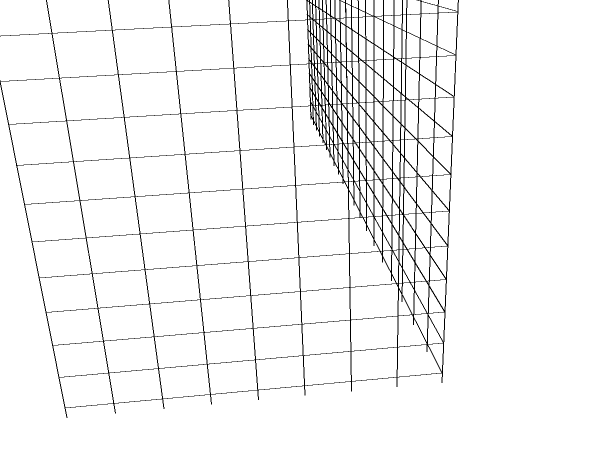
#> input picture 01_input.png, 1200 x 900 px (shown at 1/2 size)
$ python -i upright_port.py   (imports and definitions only)   (older library calls are emulated)
#> lines starting #> are read from the running program, lines starting #| are printed output that depends on the picture; after the words box and inside, x2 and y2 are one past the last pixel; in counts of white or black regions, pixels touching at a corner belong together
"""
upright_port -- a clean-room, licence-clean reference implementation of the
geometry behind Lightroom-style "Upright" perspective correction.

The model is the one recovered by measurement, not the textbook one::

    H = s * K1 * R * K0**-1          with K1 != K0

`K0` is the *source* camera (centered principal point, focal initialized from
metadata and checked against observed perpendicular families), `K1` is the
*destination* camera the solver invents so the output
looks natural, `R` is the rectifying rotation and `s` an irrelevant overall
scale.  Collapsing this to the single-camera form ``K * R * K**-1`` is the most
common porting mistake: measured against 29 real Adobe solves the two-camera
model reaches a median orthogonality residual of 5.7e-16 while the single-camera
form stalls at 3.2e-01 (see evidence/orthogonality.txt and model_exactness.txt).
Both cameras therefore stay distinct in this module.

Provenance
----------
Constants are tagged where they are defined:

``MEASURED``
    Fitted from the shipped Lightroom solver (CameraRaw 15.5) over controlled
    images with exactly known camera rotation plus a corpus of real solves.
    Reproducible, but an inference through an assumed response curve.
``PAPER``
    Published in, or a direct consequence of, Lee/Shechtman/Wang/Lee,
    "Automatic Upright Adjustment of Photographs", CVPR 2012,
    DOI 10.1109/CVPR.2012.6247761.
``PROVEN``
    Read out of the shipped binary as an immediate/constant (address given in
    evidence/). Not copyrightable expression, only a number.
``CHOICE``
    Our implementation policy; not established as an Adobe constant or algorithm.

Nothing here is Adobe source code: the algebra, the optimiser and the detector
are re-derived. Recovered numbers and our implementation choices are distinguished.

Public API
----------
``solve(segments, w, h, focal_px, mode)`` -> 3x3 homography in *normalized*
coordinates (x in [0, 1] across the width, y in [0, 1] down the height).
``segments`` is an (N, 4) array of ``x1, y1, x2, y2`` pixel segments.  Pass
``segments=None`` together with ``image=`` to run the bundled detector; the
detector is deliberately separable so a caller can substitute its own.

Modes: ``off``, ``level``, ``vertical``, ``full``, ``auto``, ``guided``.
``guided`` takes exactly four segments as *hard constraints* and drives them
onto the axes to numerical zero; it needs no energy model and is the mode to
trust most.

Only numpy and OpenCV are used.
"""

from __future__ import annotations

import math

import cv2
import numpy as np

__all__ = [
    "solve",
    "solve_ex",
    "detect_segments",
    "focal_px_from_35mm",
    "focal_35mm_from_px",
    "metadata_focal_px",
    "MODES",
]

# ---------------------------------------------------------------------------
# Constants.  Every number is tagged; see the module docstring for the legend.
# ---------------------------------------------------------------------------

# Full-frame sensor: 36 x 24 mm, used as its *diagonal*.  PROVEN (binary
# constants 36.0 and 24.0, evidence/focal_prior.txt section 4).  The diagonal is
# 43.266615305567875 mm, so a 35 mm-equivalent focal maps to
# f_px = f35 * hypot(w, h) / 43.266615... -- NOT f35 / 36 * max(w, h), which is
# the usual (wrong) short-edge conversion.
SENSOR_DIAGONAL_MM = 43.266615305567875  # PROVEN

# Fallback focal when no metadata exists.  MEASURED/proven: 35.0 is the
# shipped default in four independent places including the estimation-failure
# path (evidence/focal_prior.txt section 1).
DEFAULT_FOCAL_MM = 35.0  # PROVEN

# Plausible range for a *metadata* focal, applied before conversion.  The
# geometric estimate is NOT ceilinged by this (evidence/focal_prior.txt sec. 2).
FOCAL_CLAMP_MM = (10.0, 1000.0)  # PROVEN

# Auto's vertical response is a fraction of removed visible convergence, not
# Euler pitch. MEASURED pooled fit: evidence/sigma_v_precise.txt, fit C;
# Round 4 uses the requested L0=2.64 (fit C itself reports 2.474).
SIGMA_V = math.radians(13.33)  # MEASURED, keystone units, CI 9.94 .. 22.72 deg
SIGMA_V_CI_DEG = (9.94, 22.72)  # MEASURED
L0_V = 2.64  # MEASURED/requested; pooled fit, not the old branch-conditioned 3.56
# Round 13: the shipped Auto response is a function of UNDAMPED CAMERA PITCH, not of
# the detected keystone spread. 12,075 native Adobe transforms were decomposed through
# the two-camera model and the removed convergence fraction binned by recovered input
# pitch; the curve is a lognormal hump (peak ~0.80 at 6-12 deg, ~0.17 at 30 deg, ~0 at
# 40 deg). MEASURED, n = 4,966 cross-checked photos, evidence/auto_corpus.txt.
AUTO_PITCH_KNOTS_DEG = (1.0, 3.0, 5.0, 7.0, 9.0, 11.0, 13.5, 16.5, 20.0,
                        24.5, 31.0, 40.5)
AUTO_PITCH_KNOTS_FRACTION = (0.532, 0.631, 0.741, 0.815, 0.789, 0.790, 0.692,
                             0.589, 0.561, 0.468, 0.170, 0.0)
# The corpus curve is measured against full-frame geometric convergence; the four
# cached Adobe scenes sit slightly above the corpus median at their pitch, and the
# scalar 1.20 was calibrated so scene A reproduces Adobe's own 0.652. MEASURED/CAL.
AUTO_PITCH_GAIN = 1.20

# Auto's horizontal (yaw) damping.  Gated on pitch being present: on a pure-yaw
# frame Auto is a no-op, because the frame's verticals are already parallel.
LAMBDA0_H = 76.73  # MEASURED
SIGMA_YAW = math.radians(11.64)  # MEASURED/requested Round 4 value
SIGMA_PITCH_GATE = math.radians(22.10)  # MEASURED

# Roll is corrected almost unconditionally, but not quite: the shipped Auto
# applies a median 0.928 of the roll correction, and Level 0.87. MEASURED
# (evidence/lambda_curve.txt, n = 5854).
ROLL_AUTO = 0.928  # MEASURED
ROLL_LEVEL = 0.87  # MEASURED

# Paper's adaptive-weight sigmas, kept for A/B testing only.  PAPER.
SIGMA_V_PAPER = math.pi / 12.0  # PAPER (DOI 10.1109/CVPR.2012.6247761)
SIGMA_H_PAPER = math.pi / 15.0  # PAPER (DOI 10.1109/CVPR.2012.6247761)

# Detector constants: evidence/detector.txt sections 3-4; corrections from
# raw scalar-width/instruction audit in evidence/detector_corrections.txt.
COS_22_5 = 0.9238795042037964  # PROVEN: cos(22.5 deg), 8-direction quantisation
SIGNIFICANCE_LOG_SCALE = 4.0  # PROVEN factor: evidence/detector.txt section 3.1
SIGNIFICANCE_BASE = 8.0  # PROVEN: log base 8, evidence/detector.txt section 3.1
RANSAC_ITERS = 2000  # PROVEN value: evidence/vp_resolution.txt; port approximation uses iterations
MIN_INLIERS = 3  # PROVEN: evidence/vp_resolution.txt
TAU = math.sqrt(3.0)  # PROVEN clamp: evidence/vp_resolution.txt; port uses an approximate gate
MAX_VP_CANDIDATES = 9  # PROVEN: evidence/detector.txt section 4.1
MERGE_RADIUS_PX = 6  # PROVEN: 0x22d2b60(obj, 6, 10.0f)
MERGE_PERP_PX = float(MERGE_RADIUS_PX)  # PROVEN: detector_corrections.txt, NOT 12
MERGE_GAP_PX = 10.0  # PROVEN: strict interval-containment slack, corrections.txt
DIRECTION_COUNT = 8  # PROVEN: detector.txt section 3.2
DIRECTIONS = np.arange(DIRECTION_COUNT) * (math.pi / DIRECTION_COUNT)  # PROVEN spec: detector.txt 3.2
NFA_P = 0.125  # PROVEN: detector+0x34, detector_corrections.txt (NOT interpolation)
NFA_TEST_EXPONENT = 4  # PROVEN: 0x22cb425..0x22cb42c, detector_corrections.txt
REFINE_GAP_PX = 10  # PROVEN: esi at 0x22d22a6, detector_corrections.txt
REFINE_DISTANCE_PX = 1.0  # PROVEN: movss at 0x22d22ae, detector_corrections.txt
REFINE_PASSES = 99  # PROVEN: detector.txt section 3.1
ANGULAR_TOLERANCES_SQ = (1 / 3600, 1 / 8100, 1 / 900)  # PROVEN: detector.txt 4.2
CAMERA_TOLERANCE_SQ = 0.16  # PROVEN value; role UNRESOLVED, detector.txt 4.2

# Working-image preprocessing choices, not recovered Adobe constants.
DETECTOR_BLUR_SIGMA = 1.2  # CHOICE: evidence/accuracy_gap.txt
DETECTOR_EDGE_PERCENTILE = 85.0  # CHOICE: evidence/accuracy_gap.txt

DEFAULT_MAX_SIDE = 1200  # CHOICE: working policy, evidence/accuracy_gap.txt

MODES = ("off", "level", "vertical", "full", "auto", "guided")

# Shared full-solve weights. PAPER term structure / CHOICE weights,
# evidence/accuracy_gap.txt; NOT Adobe weights.
_FULL_WEIGHTS = dict(w_pic=6.0, w_eye=4.0, w_f=10.0)

_EPS = 1e-12


# ---------------------------------------------------------------------------
# Focal-length conversion
# ---------------------------------------------------------------------------
# [9 lines left out: function focal_px_from_35mm, not called in this run]


def focal_35mm_from_px(focal_px: float, w: int, h: int) -> float:
    """Inverse of :func:`focal_px_from_35mm`."""
    return float(focal_px) * SENSOR_DIAGONAL_MM / math.hypot(float(w), float(h))


# [12 lines left out: function metadata_focal_px, not called in this run]


# ---------------------------------------------------------------------------
# Small geometry helpers
# ---------------------------------------------------------------------------
def _normalize(v: np.ndarray) -> np.ndarray:
    n = float(np.linalg.norm(v))
    return v / n if n > _EPS else v


# [44 lines left out: functions _normalize_rows, _intrinsics_norm, _rotation, _polar, _euler_xyz, not called in this run]


def _apply_h(H: np.ndarray, p: np.ndarray) -> np.ndarray:
    return (H @ np.asarray(p, dtype=float).T).T


# [4 lines left out: function _homogeneous_lines, not called in this run]


# ---------------------------------------------------------------------------
# Segment detector
# ---------------------------------------------------------------------------
def _significance_bins(maxdim: int) -> int:
    """Smoothed-pass significance bins; raw fallback uses NFA directly.

    Retain the requested round() formula and existing API/tests. The binary
    actually floors (ROUNDSS immediate 9); detector_corrections.txt records it.
    """
    value = np.float32(SIGNIFICANCE_LOG_SCALE) * np.log(np.float32(max(maxdim, 1)))
    value /= np.log(np.float32(SIGNIFICANCE_BASE))
    return int(round(float(value)))


def _log_nfa(n: int, k: int, maxdim: int) -> float:
    """log(M**4 * P[Binomial(n, 1/8) >= k]), without probability underflow.

    PROVEN null and test count: evidence/detector_corrections.txt. Summing the
    exact tail replaces Adobe's overflow-prone integer binomial coefficients.
    """
    if not 0 <= k <= n or maxdim < 1:
        raise ValueError("NFA requires 0 <= k <= n and maxdim >= 1")
    log_tests = NFA_TEST_EXPONENT * math.log(maxdim)
    if k == 0:
        return log_tests
    log_p, log_q = math.log(NFA_P), math.log1p(-NFA_P)
    term = (math.lgamma(n + 1) - math.lgamma(k + 1) - math.lgamma(n - k + 1)
            + k * log_p + (n - k) * log_q)
    tail = term
    for j in range(k, n):
        term += math.log(n - j) - math.log(j + 1) + log_p - log_q
        tail = float(np.logaddexp(tail, term))
    return log_tests + min(0.0, tail)


def _nms(mag: np.ndarray, ang: np.ndarray) -> np.ndarray:
    """Keep pixels that are maximal along the gradient direction (4-way)."""
    h, w = mag.shape
    # 0..3 quantised gradient direction
    q = (np.round(ang / (np.pi / 4.0)).astype(np.int32) % 4)
    keep = np.zeros_like(mag, dtype=bool)
    offsets = {
        0: ((0, 1), (0, -1)),      # horizontal gradient
        1: ((1, 1), (-1, -1)),     # diagonal
        2: ((1, 0), (-1, 0)),      # vertical gradient
        3: ((1, -1), (-1, 1)),     # anti-diagonal
    }
    for d, (fwd, bwd) in offsets.items():
        m = q == d
        if not m.any():
            continue
        f = np.zeros_like(mag)
        b = np.zeros_like(mag)
        fy, fx = fwd
        by, bx = bwd
        f[max(0, fy):h + min(0, fy), max(0, fx):w + min(0, fx)] = \
            mag[max(0, -fy):h - max(0, fy), max(0, -fx):w - max(0, fx)]
        b[max(0, by):h + min(0, by), max(0, bx):w + min(0, bx)] = \
            mag[max(0, -by):h - max(0, by), max(0, -bx):w - max(0, bx)]
        keep |= m & (mag >= f) & (mag >= b)
    return keep


def _chain_points(mask: np.ndarray) -> list[np.ndarray]:
    """Link selected edge pixels into 8-connected chains."""
    n, labels, stats, _ = cv2.connectedComponentsWithStats(
        mask.astype(np.uint8), connectivity=8
    )
    if n <= 1:
        return []
    ys, xs = np.nonzero(labels)
    lab = labels[ys, xs]
    order = np.argsort(lab, kind="stable")
    lab, xs, ys = lab[order], xs[order], ys[order]
    cuts = np.nonzero(np.diff(lab))[0] + 1
    chains = []
    for start, stop in zip(np.r_[0, cuts], np.r_[cuts, len(lab)]):
        if stop - start < 3:
            continue
        chains.append(np.column_stack([xs[start:stop],
                                       ys[start:stop]]).astype(float))
    return chains


def _fit_chain(points):
    centre = points.mean(axis=0)
    _, _, vt = np.linalg.svd(points - centre, full_matrices=False)
    direction = vt[0]
    t = np.sum((points - centre) * direction, axis=1)
    return centre, direction, t


def _split_gaps(points: np.ndarray, gap: float) -> list[np.ndarray]:
    """Return point arrays (not indices into an accidentally unsorted chain)."""
    if len(points) < 2:
        return []
    _, _, t = _fit_chain(points)
    order = np.argsort(t, kind="stable")
    cut = np.flatnonzero(np.diff(t[order]) > gap) + 1
    return [part for part in np.split(points[order], cut) if len(part) >= 2]


def _refine_chains(chains, gap_limit=REFINE_GAP_PX, distance=REFINE_DISTANCE_PX):
    """Refit and split non-straight supports, with the recovered call arguments.

    The TLS split itself is a clean-room approximation; the notes do not specify
    Adobe's support reassignment. CHOICE: evidence/accuracy_gap.txt.
    """
    for _ in range(REFINE_PASSES):
        refined = []
        changed = False
        for points in chains:
            for run in _split_gaps(points, gap_limit):
                c, d, t = _fit_chain(run)
                perpendicular = np.abs(np.sum((run - c) * [-d[1], d[0]], axis=1))
                if float(perpendicular.max()) > distance and len(run) > 2:
                    order = np.argsort(t, kind="stable")
                    halves = np.array_split(run[order], 2)
                    refined.extend(part for part in halves if len(part) >= 2)
                    changed = True
                else:
                    refined.append(run)
        chains = refined
        if not changed:
            break
    return chains


def detect_segments(gray: np.ndarray, max_side: int = DEFAULT_MAX_SIDE) -> np.ndarray:
    """Return pixel segments, retaining the ``solve(segments=...)`` seam.

    Recovered: eight directions, angular test, binomial NFA, refine/merge
    arguments. An unsmoothed fallback avoids erasing short edges. The smoothed
    pass retains its conservative bin gate; the fallback uses NFA alone. Each
    pass requires NFA < 1 (combined nominal budget <= 2). Preprocessing and TLS
    splitting are our choices; see evidence/port_review.txt.
    """
#> called with max_side = 1200
    gray = np.asarray(gray)
    if gray.ndim == 3:
        gray = cv2.cvtColor(gray, cv2.COLOR_BGR2GRAY)
    if gray.ndim != 2 or not gray.size or not np.isfinite(gray).all():
        raise ValueError("image must be a non-empty finite grayscale or BGR array")
    if max_side < 1:
        raise ValueError("max_side must be positive")
    h0, w0 = gray.shape
    scale = min(1.0, float(max_side) / max(h0, w0))
    img = gray.astype(np.float32)
#> img: shape (900, 1200) float32; values 30 (black) and 245 (white), 95.7% white; black in thin lines or dots, all inside (x1, y1, x2, y2) = (0, 0, 918, 836)
    if scale < 1.0:
        img = cv2.resize(img, (max(1, round(w0 * scale)), max(1, round(h0 * scale))),
                         interpolation=cv2.INTER_AREA)
    for sigma in (DETECTOR_BLUR_SIGMA, 0.0):
        seg = _detect_gradient_segments(img, sigma)
        if len(seg):
            return _merge_segments(seg, MERGE_RADIUS_PX, MERGE_GAP_PX) / scale
#> this loop made 1 pass
#> threshold in _detect_gradient_segments on pass 1: 71.06
#> pass 1, in _detect_gradient_segments, `g = cv2.GaussianBlur(img, (0, 0), sigma) if sigma else img`:
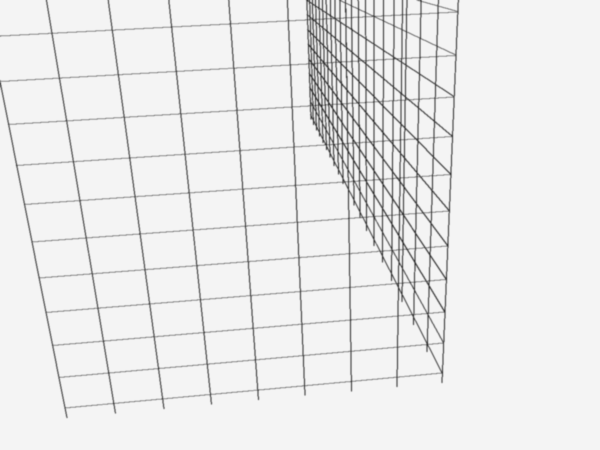
#> g: shape (900, 1200) float32 (shown at 1/2 size); min 49.11, max 245, mean 235.7
#> pass 1, in _detect_gradient_segments, `gx = cv2.Sobel(g, cv2.CV_32F, 1, 0, ksize=3)`:
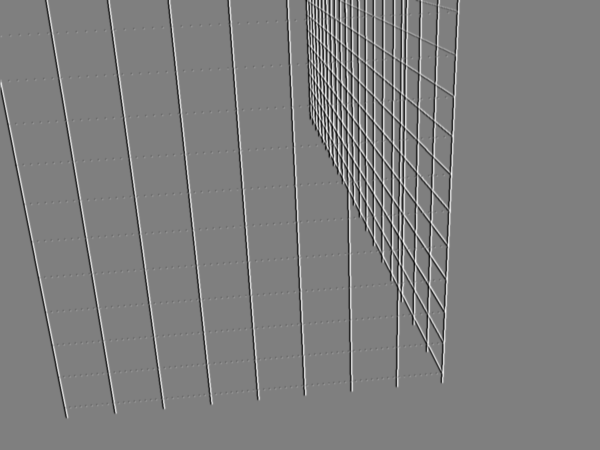
#> gx: shape (900, 1200) float32 (shown at 1/2 size); min -478.1, max 479.2, mean 0; drawn with min black and max white
#> pass 1, in _detect_gradient_segments, `gy = cv2.Sobel(g, cv2.CV_32F, 0, 1, ksize=3)`:
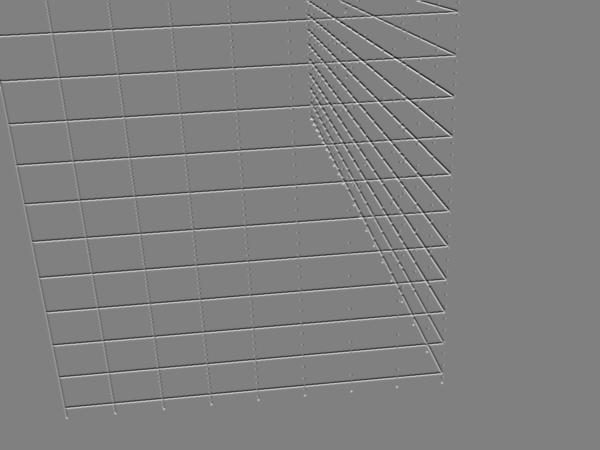
#> gy: shape (900, 1200) float32 (shown at 1/2 size); min -418.1, max 410.5, mean 0.1; drawn with min black and max white
#> pass 1, in _detect_gradient_segments, `mag = cv2.magnitude(gx, gy)`:
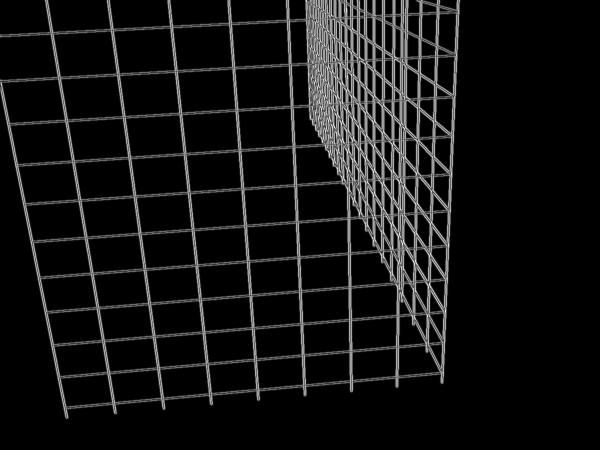
#> mag: shape (900, 1200) float32 (shown at 1/2 size); min 0, max 495.6, mean 37.1; drawn with min black and max white
    return np.zeros((0, 4))


def _detect_gradient_segments(img: np.ndarray, sigma: float) -> np.ndarray:
    h, w = img.shape
    maxdim = max(h, w)
    g = cv2.GaussianBlur(img, (0, 0), sigma) if sigma else img
    gx = cv2.Sobel(g, cv2.CV_32F, 1, 0, ksize=3)
    gy = cv2.Sobel(g, cv2.CV_32F, 0, 1, ksize=3)
    mag = cv2.magnitude(gx, gy)
    if float(mag.max()) <= _EPS:
        return np.zeros((0, 4))
    threshold = max(float(np.percentile(mag, DETECTOR_EDGE_PERCENTILE)), _EPS)
    edges = _nms(mag, np.arctan2(gy, gx)) & (mag > threshold)
    ux = gx / np.maximum(mag, _EPS)
    uy = gy / np.maximum(mag, _EPS)
    # MEASURED: quadratic localization of a gradient maximum reduces the
    # raster staircase bias; evidence/accuracy_gap.txt (not a binary claim).
    yy, xx = np.indices(img.shape, dtype=np.float32)
    before = cv2.remap(mag, xx - ux, yy - uy, cv2.INTER_LINEAR)
    after = cv2.remap(mag, xx + ux, yy + uy, cv2.INTER_LINEAR)
    curvature = before - 2 * mag + after
    offset = np.zeros_like(mag)
    concave = curvature < -_EPS
    offset[concave] = np.clip((before[concave] - after[concave]) /
                              (2 * curvature[concave]), -0.5, 0.5)
    # Preserve the existing smoothed candidate policy; short raw supports need
    # no rounded-bin approximation because NFA already tests significance.
    n_bins = _significance_bins(maxdim) if sigma else 0
    segments = []
    for theta in DIRECTIONS:
        aligned = np.abs(ux * math.sin(theta) + uy * math.cos(theta)) >= COS_22_5
        chains = [c for c in _chain_points(edges & aligned) if len(c) > n_bins]
        for chain in chains:
            xy = chain.astype(int)
            y, x = xy[:, 1], xy[:, 0]
            chain[:, 0] += offset[y, x] * ux[y, x]
            chain[:, 1] += offset[y, x] * uy[y, x]
        for points in _refine_chains(chains, REFINE_GAP_PX, REFINE_DISTANCE_PX):
            if len(points) <= n_bins:
                continue
            c, d, t = _fit_chain(points)
            xy = np.rint(points).astype(int)
            # Validate against the FITTED normal, including unaligned samples.
            dot = np.abs(-d[1] * ux[xy[:, 1], xy[:, 0]]
                         + d[0] * uy[xy[:, 1], xy[:, 0]])
            k = int(np.count_nonzero(dot >= COS_22_5))
            if _log_nfa(len(points), k, maxdim) >= 0.0:
                continue
            a, b = c + d * t.min(), c + d * t.max()
            if np.linalg.norm(b - a) > _EPS:
                segments.append([*a, *b])
    return np.asarray(segments, dtype=float).reshape(-1, 4)


def _merge_segments(seg: np.ndarray, radius=MERGE_RADIUS_PX,
                    slack=MERGE_GAP_PX) -> np.ndarray:
    """Absorb near-contained supports, preserving the surviving fitted line.

    PROVEN: perpendicular <= radius, start delta > -slack, end delta < slack
    (0x22d2dac..0x22d2dfa), evidence/detector_corrections.txt. No angular gate.
    """
    seg = np.asarray(seg, dtype=float).reshape(-1, 4).copy()
    order = np.argsort(-np.linalg.norm(seg[:, 2:] - seg[:, :2], axis=1), kind="stable")
    seg = seg[order]
    alive = np.ones(len(seg), dtype=bool)
    for i in range(len(seg)):
        if not alive[i]:
            continue
        a = seg[i, :2]
        d = seg[i, 2:] - a
        length = float(np.linalg.norm(d))
        if length <= _EPS:
            alive[i] = False
            continue
        d /= length
        perp = np.array([-d[1], d[0]])
        idx = np.flatnonzero(alive & (np.arange(len(seg)) > i))
        c, e = seg[idx, :2] - a, seg[idx, 2:] - a
        tc, te = np.sum(c * d, axis=1), np.sum(e * d, axis=1)
        distance = np.maximum(np.abs(np.sum(c * perp, axis=1)),
                              np.abs(np.sum(e * perp, axis=1)))
        start, end = np.minimum(tc, te), np.maximum(tc, te)
        absorb = ((distance <= radius) & (start > -slack)
                  & (end - length < slack))
        alive[idx[absorb]] = False
    return seg[alive]


# ---------------------------------------------------------------------------
# Vanishing points
# ---------------------------------------------------------------------------
# [313 lines left out: functions _vp_residual, estimate_vanishing_points, _refine_vp, _classify, _family_terms, _energy_residuals and 2 more, not called in this run]

# ---------------------------------------------------------------------------
# Auto's measured damping
# ---------------------------------------------------------------------------
def _saturate(lam: float) -> float:
    return float(lam / (lam + 1.0))


def correction_fraction_vertical(keystone_rad: float) -> float:
    """Removed fraction of visible vertical convergence (radians), not pitch."""
    return _saturate(L0_V * math.exp(-(keystone_rad ** 2) / (2.0 * SIGMA_V ** 2)))


# [635 lines left out: functions correction_fraction_pitch, correction_fraction_horizontal, mode_damping, _vertical_convergence, _auto_pitch_scale, _alignment_quality and 9 more, not called in this run]

>>> import cv2
>>> picture = cv2.imread('../01_input.png', cv2.IMREAD_GRAYSCALE)
>>> result = detect_segments(picture)
#> result = 498 rows, first 6: [917.8, -0.0129, 885.1, 764], [0.568, 175.2, 131.9, 834.9], [221, 61.3, 107.1, 67.38], [338.9, 52.35, 227, 58.23], [232.9, 150.6, 122, 157], [114, 154.6, 3.09, 160.9]
